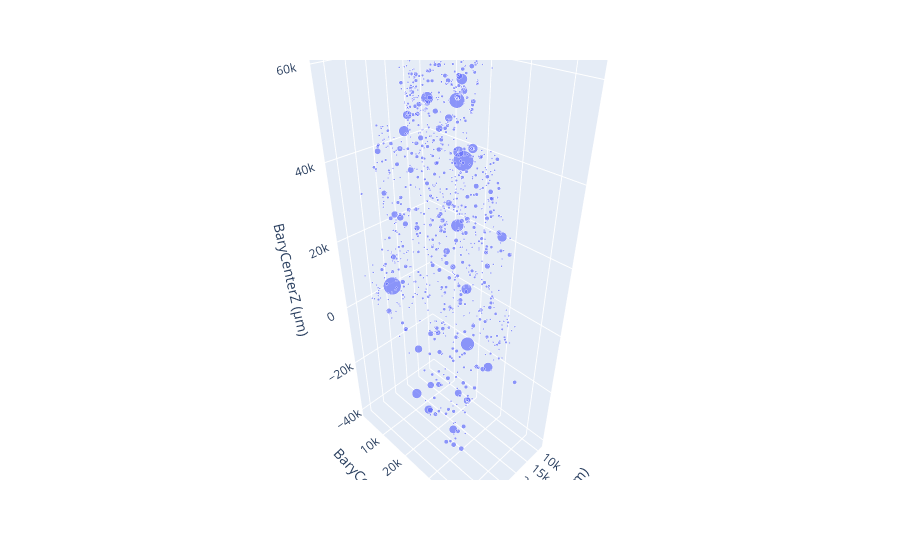

Notebook code cell kept with this figure:
### Markdown cell above
### spatial distribution of bright spots (volume is exaggarated for purposes of visualization)

### Code cell
import plotly.express as px

fig= px.scatter_3d(bright, x='BaryCenterX (µm) ', y='BaryCenterY (µm) ', z='BaryCenterZ (µm) ',
              size='Volume3d (µm^3) ')

fig.show()

### Figure 1 — Plotly figure (JSON) as saved in the notebook; plotly's stock layout.template omitted (floating-point values rounded to 4 significant figures; data arrays with more than 128 entries replaced by an {"elided": "..."} marker saying what was removed)
{"data": [{"hovertemplate": "BaryCenterX (µm) =%{x}<br>BaryCenterY (µm) =%{y}<br>BaryCenterZ (µm) =%{z}<br>Volume3d (µm^3) =%{marker.size}<extra></extra>", "legendgroup": "", "marker": {"color": "#636efa", "size": {"elided": "1115 float values"}, "sizemode": "area", "sizeref": 18060.0, "symbol": "circle"}, "mode": "markers", "name": "", "scene": "scene", "showlegend": false, "type": "scatter3d", "x": {"elided": "1115 float values"}, "y": {"elided": "1115 float values"}, "z": {"elided": "1115 float values"}}], "layout": {"legend": {"itemsizing": "constant", "tracegroupgap": 0}, "margin": {"t": 60}, "scene": {"domain": {"x": [0, 1], "y": [0, 1]}, "xaxis": {"title": {"text": "BaryCenterX (µm) "}}, "yaxis": {"title": {"text": "BaryCenterY (µm) "}}, "zaxis": {"title": {"text": "BaryCenterZ (µm) "}}}}}
